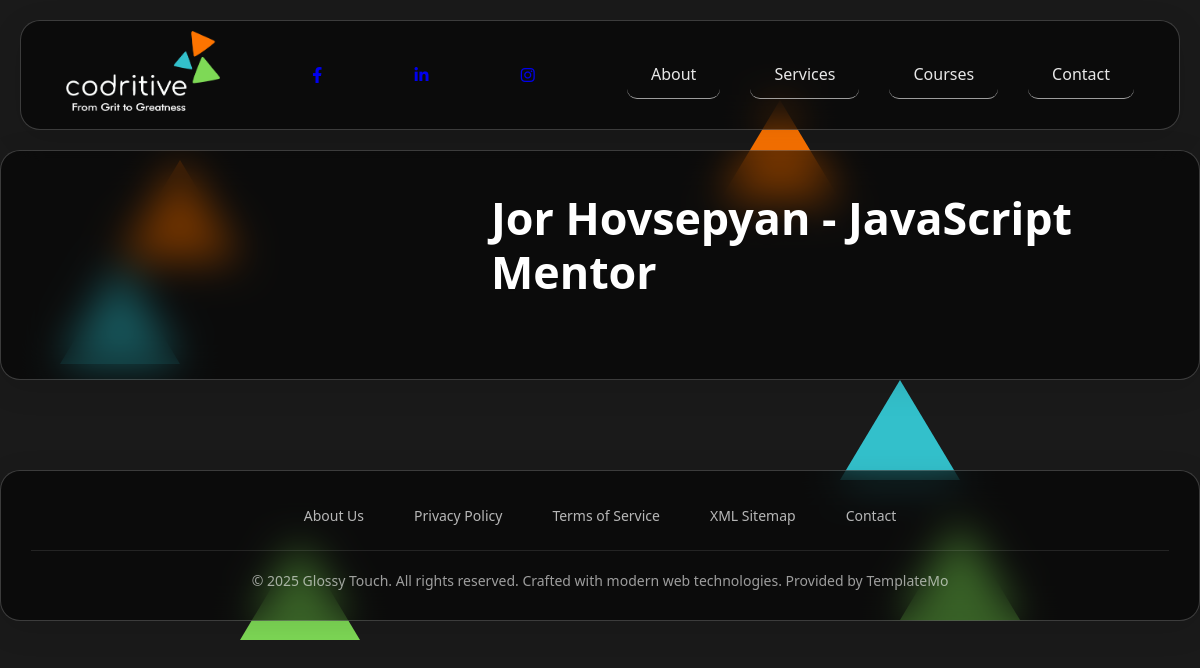
Screenshot of /tutor/1/ with the database file from the repository.
### core/models.py (models this page shows, shortened)
class Logo(models.Model):
    image = models.ImageField(upload_to='logo_images/', blank=True, null=True)

class Our_Team(models.Model):
    POSITION_CHOICES = [
        ('QA Specialist', 'QA Specialist'),
        ('Python Mentor', 'Python Mentor'),
        ('UI/UX Designer', 'UI/UX Designer'),
        ('JavaScript Mentor', 'JavaScript Mentor'),
        ('SMM Specialist', 'SMM Specialist'),
        ('Cybersecurity Mentor', 'Cybersecurity Mentor'),
    ]
    name = models.CharField(max_length=100)
    position = models.CharField(max_length=100, choices=POSITION_CHOICES)
    bio = models.TextField()
    image = models.ImageField(upload_to='team_images/', blank=True, null=True)
    link = models.URLField(blank=True, null=True)
    def __str__(self):
        return f"{self.name} - {self.position}"

### core/views.py (the view)
# urls.py: path("tutor/<int:pk>/", views.tutor_detail, name="tutor"),
def tutor_detail(request, pk):
    team_member = get_object_or_404(Our_Team, pk=pk)
    return render(request, 'core/tutor.html', {
        'team_member': team_member
    })

### core/context_processors.py (called while the page is built)
def logo(request):
    return {'logo': Logo.objects.first()}

### core/templates/core/tutor.html (shortened to what this page needs)
{% extends "core/base.html" %}
{% load static %}
{% block content %}
    <section class="hero glass">
        <h1>{{ team_member }}</h1>
    </section>
{% endblock %}

### core/templates/core/base.html (shortened to what this page needs)
{% load static %}
<!DOCTYPE html>
<html lang="en">
<head>
    <link rel="stylesheet" href="{% static 'css/templatemo-glossy-touch.css' %}">
    <link rel="stylesheet" href="https://cdnjs.cloudflare.com/ajax/libs/font-awesome/6.4.0/css/all.min.css">
</head>
<body>
    <div class="bg-shapes">
        <div class="shape"></div>
        <div class="shape"></div>
        <div class="shape"></div>
        <div class="shape"></div>
        <div class="shape"></div>
        <div class="shape"></div>
    </div>
    <header>
        <div class="container">
            <nav class="glass">
                <div class="logo">
                    {% if logo %}
                        <a href="{% url 'core:home' %}">
                            <img src="{{ logo.image.url }}" alt="Logo" style="height:80px">
                        </a>
                    {% else %}
                        <a href="{% url 'core:home' %}">Home</a>
                    {% endif %}
                </div>
                <div class="social-links">
                        <a href="https://www.facebook.com/profile.php?id=61578668529901" target="_blank">
                            <i class="fab fa-facebook-f"></i>
                        </a>
                    </div>
                    <div>
                        <a href="https://www.linkedin.com/company/108302999/admin/dashboard/" target="_blank">
                            <i class="fab fa-linkedin-in"></i>
                        </a>
                    </div>
                    <div>
                        <a href="https://www.instagram.com/codritive/" target="_blank">
                            <i class="fab fa-instagram"></i>
                        </a>
                    </div>
                <div class="nav-links">
                    <a href="{% url 'core:about' %}">About</a>
                    <a href="{% url 'core:service' %}">Services</a>
                    <a href="{% url 'core:training' %}">Courses</a>
                    <a href="{% url 'core:contact' %}">Contact</a>
                </div>
            </nav>
        </div>
    </header>
    {% block content %}{% endblock %}
    <div id="footer">
        <div class="container">
            <footer class="glass">
                <div class="footer-content">
                    <div class="footer-links">
                        <a href="#">About Us</a>
                        <a href="#">Privacy Policy</a>
                        <a href="#">Terms of Service</a>
                        <a href="#">XML Sitemap</a>
                        <a href="#">Contact</a>
                    </div>
                    <div class="copyright">
                        &copy; 2025 Glossy Touch. All rights reserved. Crafted with modern web technologies.
                        Provided by <a rel="nofollow" href="https://templatemo.com" target="_blank">TemplateMo</a>
                    </div>
                </div>
            </footer>
        </div>
    </div>
</body>
</html>

### core/static/css/templatemo-glossy-touch.css (style rules this page uses)
* { margin: 0; padding: 0; box-sizing: border-box; }
body { font-family: "Segoe UI", Tahoma, Geneva, Verdana, sans-serif; background: linear-gradient( 135deg, #0c0c0c 0%, #1a1a2e 15%, #16213e 35%, #0f3460 50%, #533a7d 70%, #8b5a8c 85%, #a0616a 100% ); background-color: transparent; background-color: #1A1A1A !important; background-image: none !important; min-height: 100vh; overflow-x: hidden; overflow: scroll; }
.bg-shapes { position: fixed; top: 0; left: 0; width: 100%; height: 100%; z-index: -1; overflow: hidden; min-height: 100%; background-color: transparent; }
.shape { position: absolute; width: 0; height: 0; background: none; border-left: 60px solid transparent; border-right: 60px solid transparent; border-bottom: 100px solid rgba(245, 247, 246, 0.904); border-radius: 0px; animation: float 6s ease-in-out infinite, spin 12s linear infinite; }
.shape:nth-child(1) { width: 120px; height: 80px; top: 20%; left: 10%; border-bottom: 100px solid #FD7400; animation-delay: 0s, 0s; }
.shape:nth-child(2) { width: 90px; height: 140px; top: 60%; right: 15%; border-bottom: 100px solid #7ED956; animation-delay: 2s, 1s; }
.shape:nth-child(3) { width: 100px; height: 60px; bottom: 20%; left: 20%; border-bottom: 100px solid #7ED956; animation-delay: 4s, 2s; }
.shape:nth-child(4) { width: 80px; height: 120px; top: 10%; right: 30%; border-bottom: 100px solid #FD7400; animation-delay: 1s, 0.5s; }
.shape:nth-child(5) { width: 110px; height: 70px; bottom: 40%; right: 20%; border-bottom: 100px solid #33C0CB; animation-delay: 3s, 1.5s; }
.shape:nth-child(6) { width: 95px; height: 95px; top: 33%; left: 5%; border-bottom: 100px solid #33C0CB; animation-delay: 5s, 3s; }
.glass { background-color: #0000008c; backdrop-filter: blur(20px); border: 1px solid rgba(255, 255, 255, 0.2); border-radius: 20px; box-shadow: 0 8px 32px rgba(0, 0, 0, 0.1); transition: all 0.3s ease; position: relative; overflow: hidden; }
header { padding: 20px; }
.container { max-width: 1200px; margin: 0 auto; }
nav { display: flex; justify-content: space-between; align-items: center; padding: 30px 45px; }
.logo { font-size: 32px; font-weight: bold; color: white; text-shadow: 0 2px 10px rgba(0, 0, 0, 0.3); display: flex; align-items: center; gap: 15px; cursor: pointer; height: 40px; width: auto; display: flex; align-items: center; justify-content: center; }
.nav-links { display: flex; gap: 30px; }
.nav-links a { color: rgba(255, 255, 255, 0.9); text-decoration: none; font-weight: 500; transition: all 0.3s ease; padding: 12px 24px 13px 24px; border-radius: 10px; cursor: pointer; font-size: 16px; border-bottom: 1px solid rgba(255, 255, 255, 0.6); }
#footer { margin-top: 60px; padding: 30px 0; }
.footer-content { padding: 30px; text-align: center; color: rgba(255, 255, 255, 0.8); }
.footer-links { display: flex; justify-content: center; gap: 30px; margin-bottom: 20px; flex-wrap: wrap; }
.footer-links a { color: rgba(255, 255, 255, 0.7); text-decoration: none; font-size: 14px; transition: color 0.3s ease; padding: 5px 10px; }
.copyright { font-size: 14px; color: rgba(255, 255, 255, 0.6); border-top: 1px solid rgba(255, 255, 255, 0.1); padding-top: 20px; }
.copyright a { color: rgba(255, 255, 255, 0.6); text-decoration: none; }
.hero { position: relative; align-items: center; display: flex; flex-direction: column; justify-content: flex-start; grid-template-columns: 1fr 1fr; gap: 40px; margin-bottom: 40px; padding: 60px 40px; align-items: flex-start; padding-top: 20px; }
.hero h1 { font-size: 2.8rem; color: white; margin-bottom: 20px; margin-left: 450px; text-shadow: 0 4px 15px rgba(0, 0, 0, 0.2); line-height: 1.2; margin-top: 20px }

### rows the page displays
Logo: image (picture)
Our_Team: name+position "Jor Hovsepyan - JavaScript Mentor"
